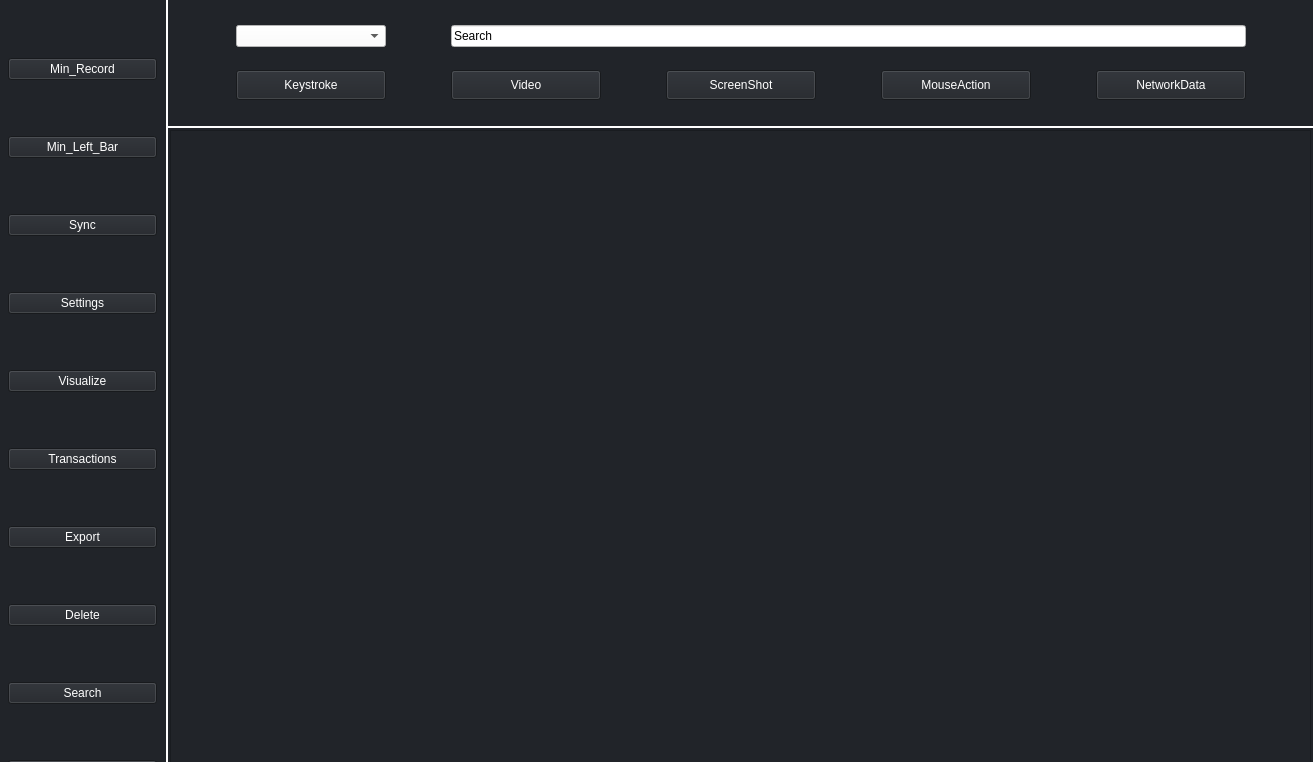
<?xml version="1.0" encoding="UTF-8"?>
<ui version="4.0">
 <class>MainWindow</class>
 <widget class="QMainWindow" name="MainWindow">
  <property name="windowModality">
   <enum>Qt::NonModal</enum>
  </property>
  <property name="geometry">
   <rect>
    <x>0</x>
    <y>0</y>
    <width>1313</width>
    <height>762</height>
   </rect>
  </property>
  <property name="mouseTracking">
   <bool>false</bool>
  </property>
  <property name="windowTitle">
   <string>MainWindow</string>
  </property>
  <property name="layoutDirection">
   <enum>Qt::LeftToRight</enum>
  </property>
  <property name="styleSheet">
   <string notr="true">background-color: #212429</string>
  </property>
  <widget class="QWidget" name="centralwidget">
   <widget class="QFrame" name="Top_Bar">
    <property name="geometry">
     <rect>
      <x>166</x>
      <y>-3</y>
      <width>1151</width>
      <height>131</height>
     </rect>
    </property>
    <property name="styleSheet">
     <string notr="true">QFrame{
	Background-color:212429;
	border-width: 2;
	border-radius:1;
	border-style: solid;
	border-color:white;
}</string>
    </property>
    <property name="frameShape">
     <enum>QFrame::StyledPanel</enum>
    </property>
    <property name="frameShadow">
     <enum>QFrame::Raised</enum>
    </property>
    <layout class="QGridLayout" name="gridLayout">
     <item row="1" column="4">
      <widget class="QPushButton" name="ScreenShot_Btn">
       <property name="maximumSize">
        <size>
         <width>150</width>
         <height>30</height>
        </size>
       </property>
       <property name="styleSheet">
        <string notr="true">QPushButton {
	background-color:#212429;
	color:white;
}
QPushButton:Pressed{
	color:#78AAD2;
}</string>
       </property>
       <property name="text">
        <string>ScreenShot</string>
       </property>
      </widget>
     </item>
     <item row="1" column="5">
      <widget class="QPushButton" name="Mouse_Action_Btn">
       <property name="maximumSize">
        <size>
         <width>150</width>
         <height>30</height>
        </size>
       </property>
       <property name="styleSheet">
        <string notr="true">QPushButton {
	background-color:#212429;
	color:white;
}
QPushButton:Pressed{
	color:#78AAD2;
}</string>
       </property>
       <property name="text">
        <string>MouseAction</string>
       </property>
      </widget>
     </item>
     <item row="1" column="6">
      <widget class="QPushButton" name="NetworkData_Btn">
       <property name="maximumSize">
        <size>
         <width>150</width>
         <height>30</height>
        </size>
       </property>
       <property name="styleSheet">
        <string notr="true">QPushButton {
	background-color:#212429;
	color:white;
}
QPushButton:Pressed{
	color:#78AAD2;
}</string>
       </property>
       <property name="text">
        <string>NetworkData</string>
       </property>
      </widget>
     </item>
     <item row="0" column="3" colspan="4">
      <widget class="QLineEdit" name="lineEdit">
       <property name="styleSheet">
        <string notr="true">background-color:white;
</string>
       </property>
       <property name="text">
        <string>Search</string>
       </property>
      </widget>
     </item>
     <item row="1" column="3">
      <widget class="QPushButton" name="Video_Btn">
       <property name="maximumSize">
        <size>
         <width>150</width>
         <height>30</height>
        </size>
       </property>
       <property name="styleSheet">
        <string notr="true">QPushButton {
	background-color:#212429;
	color:white;
}
QPushButton:Pressed{
	color:#78AAD2;
}</string>
       </property>
       <property name="text">
        <string>Video</string>
       </property>
      </widget>
     </item>
     <item row="0" column="2">
      <widget class="QComboBox" name="comboBox">
       <property name="styleSheet">
        <string notr="true">background-color:white;</string>
       </property>
      </widget>
     </item>
     <item row="1" column="2">
      <widget class="QPushButton" name="Keystroke_Btn">
       <property name="maximumSize">
        <size>
         <width>150</width>
         <height>30</height>
        </size>
       </property>
       <property name="styleSheet">
        <string notr="true">QPushButton {
	background-color:#212429;
	color:white;
}
QPushButton:Pressed{
	color:#78AAD2;
}</string>
       </property>
       <property name="text">
        <string>Keystroke</string>
       </property>
      </widget>
     </item>
    </layout>
   </widget>
   <widget class="QFrame" name="Side_Bar">
    <property name="geometry">
     <rect>
      <x>-3</x>
      <y>-3</y>
      <width>171</width>
      <height>851</height>
     </rect>
    </property>
    <property name="maximumSize">
     <size>
      <width>16777215</width>
      <height>16777214</height>
     </size>
    </property>
    <property name="styleSheet">
     <string notr="true">QFrame{
	Background-color:212429;
	border-width: 2;
	border-radius:1;
	border-style: solid;
	border-color:white;
}</string>
    </property>
    <property name="frameShape">
     <enum>QFrame::StyledPanel</enum>
    </property>
    <property name="frameShadow">
     <enum>QFrame::Raised</enum>
    </property>
    <layout class="QVBoxLayout" name="verticalLayout_2">
     <item>
      <widget class="QPushButton" name="Min_Recording_Btn">
       <property name="styleSheet">
        <string notr="true">QPushButton {
	background-color:#212429;
	color:white;
}
QPushButton:Pressed{
	color:#78AAD2;
}</string>
       </property>
       <property name="text">
        <string>Min_Record</string>
       </property>
      </widget>
     </item>
     <item>
      <widget class="QPushButton" name="Hide_Left_Frame_Btn">
       <property name="styleSheet">
        <string notr="true">QPushButton {
	background-color:#212429;
	color:white;
}
QPushButton:Pressed{
	color:#78AAD2;
}</string>
       </property>
       <property name="text">
        <string>Min_Left_Bar</string>
       </property>
      </widget>
     </item>
     <item>
      <widget class="QPushButton" name="Sync_Btn">
       <property name="styleSheet">
        <string notr="true">QPushButton {
	background-color:#212429;
	color:white;
}
QPushButton:Pressed{
	color:#78AAD2;
}</string>
       </property>
       <property name="text">
        <string>Sync</string>
       </property>
      </widget>
     </item>
     <item>
      <widget class="QPushButton" name="Settings_Btn">
       <property name="styleSheet">
        <string notr="true">QPushButton {
	background-color:#212429;
	color:white;
}
QPushButton:Pressed{
	color:#78AAD2;
}</string>
       </property>
       <property name="text">
        <string>Settings</string>
       </property>
      </widget>
     </item>
     <item>
      <widget class="QPushButton" name="Visualize_Btn">
       <property name="styleSheet">
        <string notr="true">QPushButton {
	background-color:#212429;
	color:white;
}
QPushButton:Pressed{
	color:#78AAD2;
}</string>
       </property>
       <property name="text">
        <string>Visualize</string>
       </property>
      </widget>
     </item>
     <item>
      <widget class="QPushButton" name="Transactions_Btn">
       <property name="styleSheet">
        <string notr="true">QPushButton {
	background-color:#212429;
	color:white;
}
QPushButton:Pressed{
	color:#78AAD2;
}</string>
       </property>
       <property name="text">
        <string>Transactions</string>
       </property>
      </widget>
     </item>
     <item>
      <widget class="QPushButton" name="Export_Btn">
       <property name="styleSheet">
        <string notr="true">QPushButton {
	background-color:#212429;
	color:white;
}
QPushButton:Pressed{
	color:#78AAD2;
}</string>
       </property>
       <property name="text">
        <string>Export</string>
       </property>
      </widget>
     </item>
     <item>
      <widget class="QPushButton" name="Delete_Btn">
       <property name="styleSheet">
        <string notr="true">QPushButton {
	background-color:#212429;
	color:white;
}
QPushButton:Pressed{
	color:#78AAD2;
}</string>
       </property>
       <property name="text">
        <string>Delete</string>
       </property>
      </widget>
     </item>
     <item>
      <widget class="QPushButton" name="Search_Left_Frame_Btn">
       <property name="styleSheet">
        <string notr="true">QPushButton {
	background-color:#212429;
	color:white;
}
QPushButton:Pressed{
	color:#78AAD2;
}</string>
       </property>
       <property name="text">
        <string>Search</string>
       </property>
      </widget>
     </item>
     <item>
      <widget class="QPushButton" name="Annotate_Btn">
       <property name="styleSheet">
        <string notr="true">QPushButton {
	background-color:#212429;
	color:white;
}
QPushButton:Pressed{
	color:#78AAD2;
}</string>
       </property>
       <property name="text">
        <string>Annotate</string>
       </property>
      </widget>
     </item>
    </layout>
   </widget>
   <widget class="QFrame" name="Content_Frame">
    <property name="geometry">
     <rect>
      <x>170</x>
      <y>130</y>
      <width>1141</width>
      <height>721</height>
     </rect>
    </property>
    <property name="frameShape">
     <enum>QFrame::StyledPanel</enum>
    </property>
    <property name="frameShadow">
     <enum>QFrame::Raised</enum>
    </property>
    <widget class="QWidget" name="Content_Container" native="true">
     <property name="geometry">
      <rect>
       <x>9</x>
       <y>9</y>
       <width>1111</width>
       <height>701</height>
      </rect>
     </property>
    </widget>
   </widget>
   <zorder>Side_Bar</zorder>
   <zorder>Top_Bar</zorder>
   <zorder>Content_Frame</zorder>
  </widget>
  <widget class="QMenuBar" name="menubar">
   <property name="geometry">
    <rect>
     <x>0</x>
     <y>0</y>
     <width>1313</width>
     <height>24</height>
    </rect>
   </property>
  </widget>
 </widget>
 <resources/>
 <connections/>
</ui>
